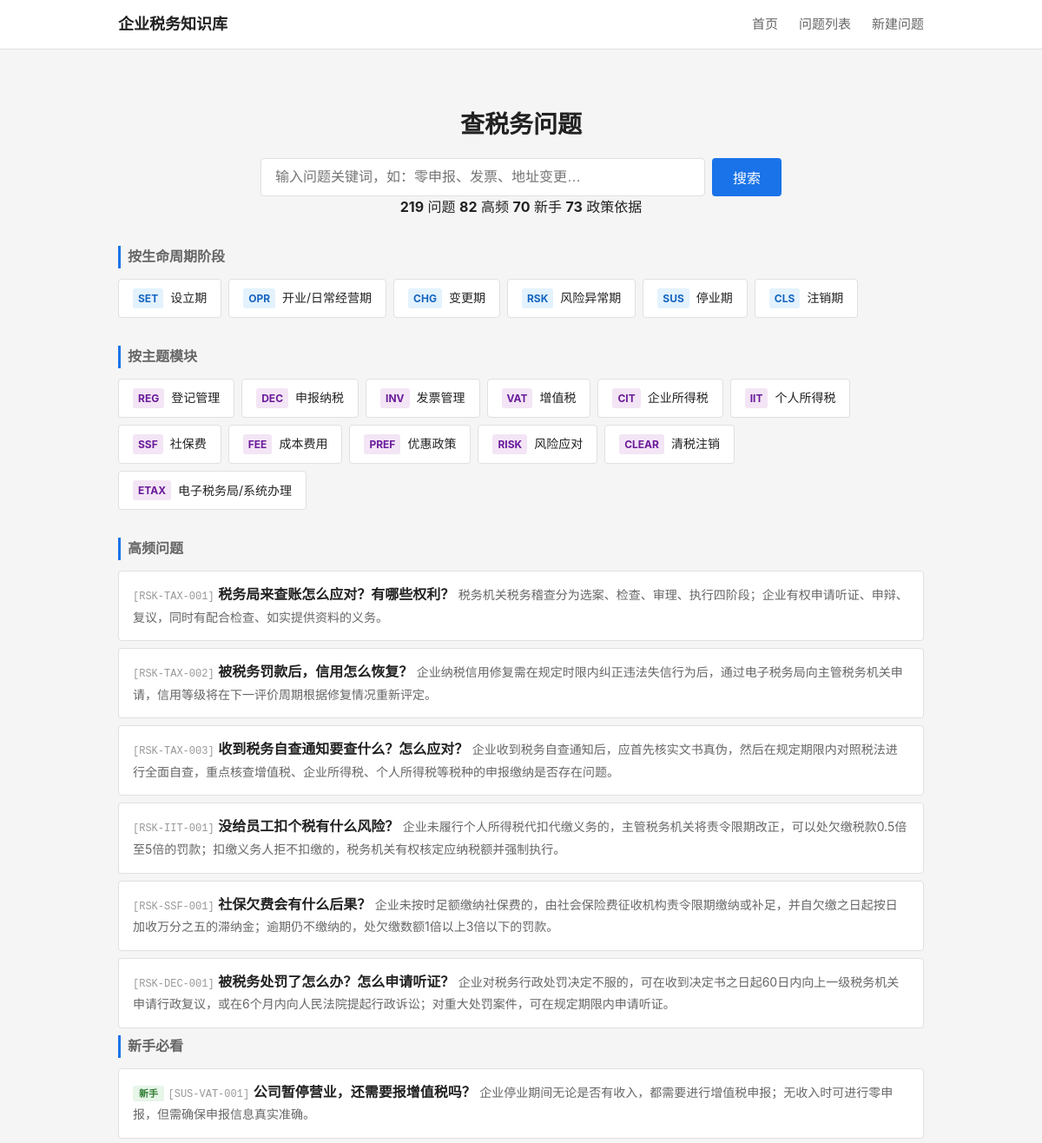
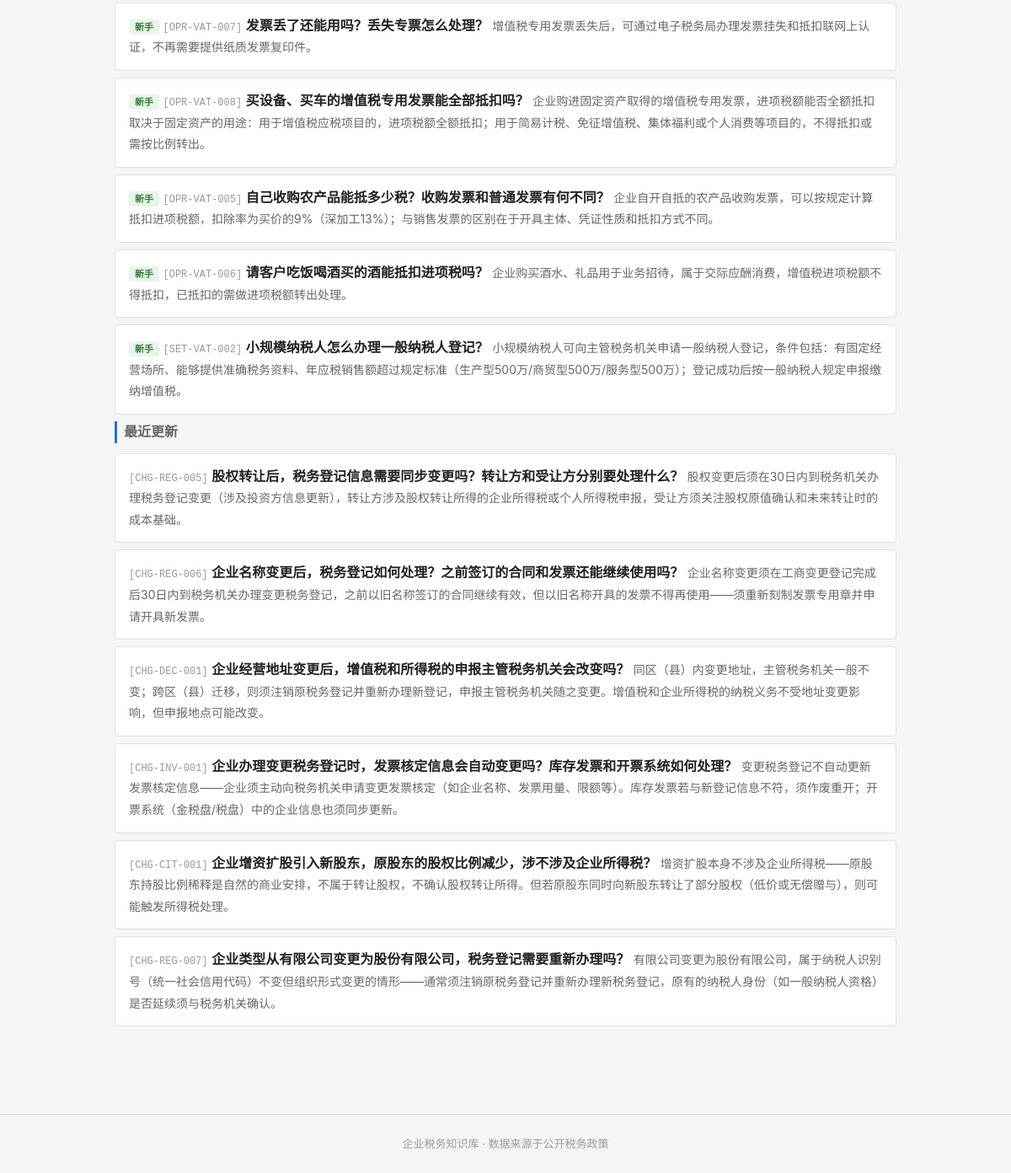
The page / on the database its author committed (2 pictures, top to bottom).
### tables this page shows
CREATE TABLE tag_dict (
    id              INTEGER PRIMARY KEY AUTOINCREMENT,
    tag_code        TEXT NOT NULL UNIQUE,
    tag_name        TEXT NOT NULL,
    tag_category    TEXT,
    parent_id       INTEGER,
    display_order   INTEGER NOT NULL DEFAULT 1,
    status          TEXT NOT NULL DEFAULT 'active',

    FOREIGN KEY (parent_id) REFERENCES tag_dict(id) ON DELETE SET NULL
);

CREATE TABLE question_master (
    id              INTEGER PRIMARY KEY AUTOINCREMENT,
    question_code   TEXT NOT NULL UNIQUE,
    question_title  TEXT NOT NULL,
    question_plain  TEXT NOT NULL,

    -- 分类
    stage_code      TEXT NOT NULL,
    module_code     TEXT NOT NULL,
    question_type   TEXT NOT NULL,

    -- 答案
    one_line_answer TEXT NOT NULL,
    detailed_answer TEXT,
    core_definition TEXT,

    -- 条件与边界
    applicable_conditions TEXT,
    exceptions_boundary   TEXT,

    -- 实务
    practical_steps TEXT,
    risk_warning    TEXT,

    -- 适用范围
    scope_level     TEXT NOT NULL DEFAULT 'scope_national',
    local_region    TEXT,

    -- 确定性
    answer_certainty TEXT NOT NULL DEFAULT 'certain_clear',

    -- 元数据
    keywords        TEXT,
    high_frequency_flag INTEGER NOT NULL DEFAULT 0,
    newbie_flag     INTEGER NOT NULL DEFAULT 0,

    -- 版本管理
    status          TEXT NOT NULL DEFAULT 'draft',
    version_no      INTEGER NOT NULL DEFAULT 1,

    -- 审计字段
    created_at      TEXT NOT NULL DEFAULT (datetime('now')),
    updated_at      TEXT NOT NULL DEFAULT (datetime('now'))
);

### backend/app.py (the view)
    @app.route('/')
    def index():
        from services.question_service import QuestionService
        svc = QuestionService()
        stages = svc.get_stages()
        modules = svc.get_modules()
        high_freq = svc.get_high_frequency(limit=6)
        newbie = svc.get_newbie(limit=6)
        recent = svc.get_recent_updates(limit=6)
        stats = svc.get_stats()
        return render_template('index.html',
                               stages=stages, modules=modules,
                               high_freq=high_freq, newbie=newbie, recent=recent,
                               stats=stats)

### backend/services/question_service.py (called while the page is built)
    def _query(self, sql, params=None):
        conn = sqlite3.connect(self.db_path)
        conn.execute("PRAGMA foreign_keys = ON")
        conn.row_factory = sqlite3.Row
        cur = conn.cursor()
        if params:
            cur.execute(sql, params)
        else:
            cur.execute(sql)
        rows = cur.fetchall()
        conn.close()
        return [dict(r) for r in rows]

    def get_stages(self):
        return self._query("""
            SELECT tag_code, tag_name
            FROM tag_dict
            WHERE tag_category = 'stage'
            ORDER BY display_order
        """)

    def get_modules(self):
        return self._query("""
            SELECT tag_code, tag_name
            FROM tag_dict
            WHERE tag_category = 'module'
            ORDER BY display_order
        """)

    def get_high_frequency(self, limit=10):
        return self._query("""
            SELECT question_code, question_plain, question_title, one_line_answer, stage_code
            FROM question_master
            WHERE status = 'active' AND high_frequency_flag = 1
            ORDER BY updated_at DESC
            LIMIT ?
        """, (limit,))

    def get_newbie(self, limit=10):
        return self._query("""
            SELECT question_code, question_plain, question_title, one_line_answer, stage_code
            FROM question_master
            WHERE status = 'active' AND newbie_flag = 1
            ORDER BY updated_at DESC
            LIMIT ?
        """, (limit,))

    def get_recent_updates(self, limit=10):
        return self._query("""
            SELECT DISTINCT
                q.question_code, q.question_plain, q.question_title, q.one_line_answer,
                q.stage_code, q.updated_at,
                qul.change_summary
            FROM question_master q
            JOIN (
                SELECT question_id, MAX(update_date) as max_date
                FROM question_update_log
                GROUP BY question_id
            ) latest ON q.id = latest.question_id
            JOIN question_update_log qul ON q.id = qul.question_id
                AND qul.update_date = latest.max_date
            WHERE q.status = 'active'
            ORDER BY qul.update_date DESC
            LIMIT ?
        """, (limit,))

### frontend/templates/index.html (shortened to what this page needs)
{% extends "base.html" %}
{% block main %}
<section class="search-section">
    <h1>查税务问题</h1>
    <form action="/questions" method="get" class="search-form">
        <input type="text" name="keyword" placeholder="输入问题关键词，如：零申报、发票、地址变更…" class="search-input">
        <button type="submit" class="search-btn">搜索</button>
    </form>
    {% if stats %}
    <div class="stats-bar">
        <span><strong>{{ stats.total_questions }}</strong> 问题</span>
        <span><strong>{{ stats.total_hf }}</strong> 高频</span>
        <span><strong>{{ stats.total_newbie }}</strong> 新手</span>
        <span><strong>{{ stats.total_policies }}</strong> 政策依据</span>
    </div>
    {% endif %}
</section>
<section class="nav-section">
    <h2 class="section-title">按生命周期阶段</h2>
    <div class="card-grid stage-grid">
        {% for s in stages %}
        <a href="/questions?stage={{ s.tag_code }}" class="card card-stage">
            <span class="card-code">{{ s.tag_code }}</span>
            <span class="card-name">{{ s.tag_name }}</span>
        </a>
        {% endfor %}
    </div>
</section>
<section class="nav-section">
    <h2 class="section-title">按主题模块</h2>
    <div class="card-grid module-grid">
        {% for m in modules %}
        <a href="/questions?module={{ m.tag_code }}" class="card card-module">
            <span class="card-code">{{ m.tag_code }}</span>
            <span class="card-name">{{ m.tag_name }}</span>
        </a>
        {% endfor %}
    </div>
</section>
{% if high_freq %}
<section class="list-section">
    <h2 class="section-title">高频问题</h2>
    <ul class="question-list">
        {% for q in high_freq %}
        <li class="question-item">
            <a href="/question/{{ q.question_code }}" class="question-link">
                <span class="q-code">[{{ q.question_code }}]</span>
                <span class="q-title">{{ q.question_plain }}</span>
                <span class="q-answer">{{ q.one_line_answer }}</span>
            </a>
        </li>
        {% endfor %}
    </ul>
</section>
{% endif %}
{% if newbie %}
<section class="list-section">
    <h2 class="section-title">新手必看</h2>
    <ul class="question-list">
        {% for q in newbie %}
        <li class="question-item">
            <a href="/question/{{ q.question_code }}" class="question-link">
                <span class="q-badge newbie">新手</span>
                <span class="q-code">[{{ q.question_code }}]</span>
                <span class="q-title">{{ q.question_plain }}</span>
                <span class="q-answer">{{ q.one_line_answer }}</span>
            </a>
        </li>
        {% endfor %}
    </ul>
</section>
{% endif %}
{% if recent %}
<section class="list-section">
    <h2 class="section-title">最近更新</h2>
    <ul class="question-list">
        {% for q in recent %}
        <li class="question-item">
            <a href="/question/{{ q.question_code }}" class="question-link">
                <span class="q-code">[{{ q.question_code }}]</span>
                <span class="q-title">{{ q.question_plain }}</span>
                <span class="q-answer">{{ q.one_line_answer }}</span>
            </a>
        </li>
        {% endfor %}
    </ul>
</section>
{% endif %}
{% endblock %}

### frontend/templates/base.html (shortened to what this page needs)
<!DOCTYPE html>
<html lang="zh-CN">
<head>
    <link rel="stylesheet" href="{{ url_for('static', filename='css/style.css') }}">
</head>
<body>
    <header class="site-header">
        <div class="container header-inner">
            <a href="/" class="logo">企业税务知识库</a>
            <nav class="main-nav">
                <a href="/">首页</a>
                <a href="/questions">问题列表</a>
                <a href="/question/new">新建问题</a>
            </nav>
        </div>
    </header>
    <main class="container main-content">
        {% block main %}{% endblock %}
    </main>
    <footer class="site-footer">
        <div class="container">
            <p>企业税务知识库 · 数据来源于公开税务政策</p>
        </div>
    </footer>
</body>
</html>

### frontend/static/css/style.css (style rules this page uses)
:root { --bg: #f5f5f5; --surface: #ffffff; --border: #e0e0e0; --text: #222222; --text-secondary: #666666; --text-light: #999999; --accent: #1a73e8; --accent-hover: #1557b0; --warning-bg: #fff8e1; --warning-border: #ffc107; --exception-bg: #fff3e0; --exception-border: #ff9800; --tag-stage: #e3f2fd; --tag-module: #f3e5f5; --tag-hf: #fce4ec; --tag-newbie: #e8f5e9; --certainty-clear: #c8e6c9; --certainty-condition: #fff9c4; --certainty-dispute: #ffcdd2; }
* { box-sizing: border-box; margin: 0; padding: 0; }
body { font-family: -apple-system, BlinkMacSystemFont, "Segoe UI", Roboto, "Helvetica Neue", Arial, sans-serif; background: var(--bg); color: var(--text); line-height: 1.6; }
a { color: var(--accent); text-decoration: none; }
.container { max-width: 960px; margin: 0 auto; padding: 0 16px; }
.main-content { padding: 24px 16px 48px; }
.site-header { background: var(--surface); border-bottom: 1px solid var(--border); padding: 0 16px; }
.header-inner { display: flex; align-items: center; justify-content: space-between; height: 56px; }
.logo { font-size: 18px; font-weight: 700; color: var(--text); }
.main-nav { display: flex; gap: 24px; }
.main-nav a { color: var(--text-secondary); font-size: 15px; }
.search-section { text-align: center; padding: 40px 0 32px; }
.search-section h1 { font-size: 28px; margin-bottom: 16px; }
.search-form { display: flex; gap: 8px; max-width: 600px; margin: 0 auto; }
.search-input { flex: 1; padding: 10px 16px; font-size: 16px; border: 1px solid var(--border); border-radius: 4px; outline: none; }
.search-btn { padding: 10px 24px; font-size: 16px; background: var(--accent); color: white; border: none; border-radius: 4px; cursor: pointer; }
.section-title { font-size: 16px; font-weight: 600; color: var(--text-secondary); margin-bottom: 12px; border-left: 3px solid var(--accent); padding-left: 8px; }
.nav-section { margin-bottom: 32px; }
.card-grid { display: flex; flex-wrap: wrap; gap: 8px; }
.card { display: flex; align-items: center; gap: 8px; padding: 10px 16px; background: var(--surface); border: 1px solid var(--border); border-radius: 4px; transition: border-color 0.15s; }
.card-code { font-size: 12px; font-weight: 700; color: var(--accent); background: #e8f0fe; padding: 2px 6px; border-radius: 3px; }
.card-stage .card-code { background: var(--tag-stage); color: #1565c0; }
.card-module .card-code { background: var(--tag-module); color: #6a1b9a; }
.card-name { font-size: 14px; color: var(--text); }
.question-list { list-style: none; }
.question-item { margin-bottom: 8px; }
.question-link { display: block; padding: 14px 16px; background: var(--surface); border: 1px solid var(--border); border-radius: 4px; }
.q-code { font-size: 12px; color: var(--text-light); font-family: monospace; }
.q-badge { font-size: 11px; padding: 2px 7px; border-radius: 3px; font-weight: 600; }
.q-badge.newbie { background: var(--tag-newbie); color: #2e7d32; }
.q-title { font-size: 16px; font-weight: 600; color: var(--text); margin-bottom: 4px; }
.q-answer { font-size: 14px; color: var(--text-secondary); }
.site-footer { text-align: center; padding: 24px 0; color: var(--text-light); font-size: 13px; border-top: 1px solid var(--border); margin-top: 48px; }

### rows shown on the page
tag_dict: tag_code "SET", tag_name "设立期"
tag_dict: tag_code "OPR", tag_name "开业/日常经营期"
tag_dict: tag_code "CHG", tag_name "变更期"
tag_dict: tag_code "RSK", tag_name "风险异常期"
tag_dict: tag_code "SUS", tag_name "停业期"
tag_dict: tag_code "CLS", tag_name "注销期"
tag_dict: tag_code "REG", tag_name "登记管理"
tag_dict: tag_code "DEC", tag_name "申报纳税"
tag_dict: tag_code "INV", tag_name "发票管理"
tag_dict: tag_code "VAT", tag_name "增值税"
tag_dict: tag_code "CIT", tag_name "企业所得税"
tag_dict: tag_code "IIT", tag_name "个人所得税"
tag_dict: tag_code "SSF", tag_name "社保费"
tag_dict: tag_code "FEE", tag_name "成本费用"
tag_dict: tag_code "PREF", tag_name "优惠政策"
tag_dict: tag_code "RISK", tag_name "风险应对"
tag_dict: tag_code "CLEAR", tag_name "清税注销"
tag_dict: tag_code "ETAX", tag_name "电子税务局/系统办理"
question_master: question_code "RSK-TAX-001", question_plain "税务局来查账怎么应对？有哪些权利？", one_line_answer "税务机关税务稽查分为选案、检查、审理、执行四阶段；企业有权申请听证、申辩、复议，同时有配合检查、如实提供资料的义务。"
question_master: question_code "RSK-TAX-002", question_plain "被税务罚款后，信用怎么恢复？", one_line_answer "企业纳税信用修复需在规定时限内纠正违法失信行为后，通过电子税务局向主管税务机关申请，信用等级将在下一评价周期根据修复情况重新评定。"
question_master: question_code "RSK-TAX-003", question_plain "收到税务自查通知要查什么？怎么应对？", one_line_answer "企业收到税务自查通知后，应首先核实文书真伪，然后在规定期限内对照税法进行全面自查，重点核查增值税、企业所得税、个人所得税等税种的申报缴纳是否存在问题。"
question_master: question_code "RSK-IIT-001", question_plain "没给员工扣个税有什么风险？", one_line_answer "企业未履行个人所得税代扣代缴义务的，主管税务机关将责令限期改正，可以处欠缴税款0.5倍至5倍的罚款；扣缴义务人拒不扣缴的，税务机关有权核定应纳税额并强制执行。"
question_master: question_code "RSK-SSF-001", question_plain "社保欠费会有什么后果？", one_line_answer "企业未按时足额缴纳社保费的，由社会保险费征收机构责令限期缴纳或补足，并自欠缴之日起按日加收万分之五的滞纳金；逾期仍不缴纳的，处欠缴数额1倍以上3倍以下的罚款。"
question_master: question_code "RSK-DEC-001", question_plain "被税务处罚了怎么办？怎么申请听证？", one_line_answer "企业对税务行政处罚决定不服的，可在收到决定书之日起60日内向上一级税务机关申请行政复议，或在6个月内向人民法院提起行政诉讼；对重大处罚案件，可在规定期限内申请听证。"
question_master: question_code "SUS-VAT-001", question_plain "公司暂停营业，还需要报增值税吗？", one_line_answer "企业停业期间无论是否有收入，都需要进行增值税申报；无收入时可进行零申报，但需确保申报信息真实准确。"
question_master: question_code "OPR-VAT-007", question_plain "发票丢了还能用吗？丢失专票怎么处理？", one_line_answer "增值税专用发票丢失后，可通过电子税务局办理发票挂失和抵扣联网上认证，不再需要提供纸质发票复印件。"
question_master: question_code "OPR-VAT-008", question_plain "买设备、买车的增值税专用发票能全部抵扣吗？", one_line_answer "企业购进固定资产取得的增值税专用发票，进项税额能否全额抵扣取决于固定资产的用途：用于增值税应税项目的，进项税额全额抵扣；用于简易计税、免征增值税、集体福利或个人消费等项目的，不得抵扣或需按比例转出。"
question_master: question_code "OPR-VAT-005", question_plain "自己收购农产品能抵多少税？收购发票和普通发票有何不同？", one_line_answer "企业自开自抵的农产品收购发票，可以按规定计算抵扣进项税额，扣除率为买价的9%（深加工13%）；与销售发票的区别在于开具主体、凭证性质和抵扣方式不同。"
question_master: question_code "OPR-VAT-006", question_plain "请客户吃饭喝酒买的酒能抵扣进项税吗？", one_line_answer "企业购买酒水、礼品用于业务招待，属于交际应酬消费，增值税进项税额不得抵扣，已抵扣的需做进项税额转出处理。"
question_master: question_code "SET-VAT-002", question_plain "小规模纳税人怎么办理一般纳税人登记？", one_line_answer "小规模纳税人可向主管税务机关申请一般纳税人登记，条件包括：有固定经营场所、能够提供准确税务资料、年应税销售额超过规定标准（生产型500万/商贸型500万/服务型500万）；登记成功后按一般纳税人规定申报缴纳增值税。"
question_master: question_code "CHG-REG-005", question_plain "股权转让后，税务登记信息需要同步变更吗？转让方和受让方分别要处理什么？", one_line_answer "股权变更后须在30日内到税务机关办理税务登记变更（涉及投资方信息更新），转让方涉及股权转让所得的企业所得税或个人所得税申报，受让方须关注股权原值确认和未来转让时的成本基础。"
question_master: question_code "CHG-REG-006", question_plain "企业名称变更后，税务登记如何处理？之前签订的合同和发票还能继续使用吗？", one_line_answer "企业名称变更须在工商变更登记完成后30日内到税务机关办理变更税务登记，之前以旧名称签订的合同继续有效，但以旧名称开具的发票不得再使用——须重新刻制发票专用章并申请开具新发票。"
question_master: question_code "CHG-DEC-001", question_plain "企业经营地址变更后，增值税和所得税的申报主管税务机关会改变吗？", one_line_answer "同区（县）内变更地址，主管税务机关一般不变；跨区（县）迁移，则须注销原税务登记并重新办理新登记，申报主管税务机关随之变更。增值税和企业所得税的纳税义务不受地址变更影响，但申报地点可能改变。"
question_master: question_code "CHG-INV-001", question_plain "企业办理变更税务登记时，发票核定信息会自动变更吗？库存发票和开票系统如何处理？", one_line_answer "变更税务登记不自动更新发票核定信息——企业须主动向税务机关申请变更发票核定（如企业名称、发票用量、限额等）。库存发票若与新登记信息不符，须作废重开；开票系统（金税盘/税盘）中的企业信息也须同步更新。"
question_master: question_code "CHG-CIT-001", question_plain "企业增资扩股引入新股东，原股东的股权比例减少，涉不涉及企业所得税？", one_line_answer "增资扩股本身不涉及企业所得税——原股东持股比例稀释是自然的商业安排，不属于转让股权，不确认股权转让所得。但若原股东同时向新股东转让了部分股权（低价或无偿赠与），则可能触发所得税处理。"
question_master: question_code "CHG-REG-007", question_plain "企业类型从有限公司变更为股份有限公司，税务登记需要重新办理吗？", one_line_answer "有限公司变更为股份有限公司，属于纳税人识别号（统一社会信用代码）不变但组织形式变更的情形——通常须注销原税务登记并重新办理新税务登记，原有的纳税人身份（如一般纳税人资格）是否延续须与税务机关确认。"

### other values the page prints
{{ stats.total_questions }} "219"
{{ stats.total_hf }} "82"
{{ stats.total_newbie }} "70"
{{ stats.total_policies }} "73"
